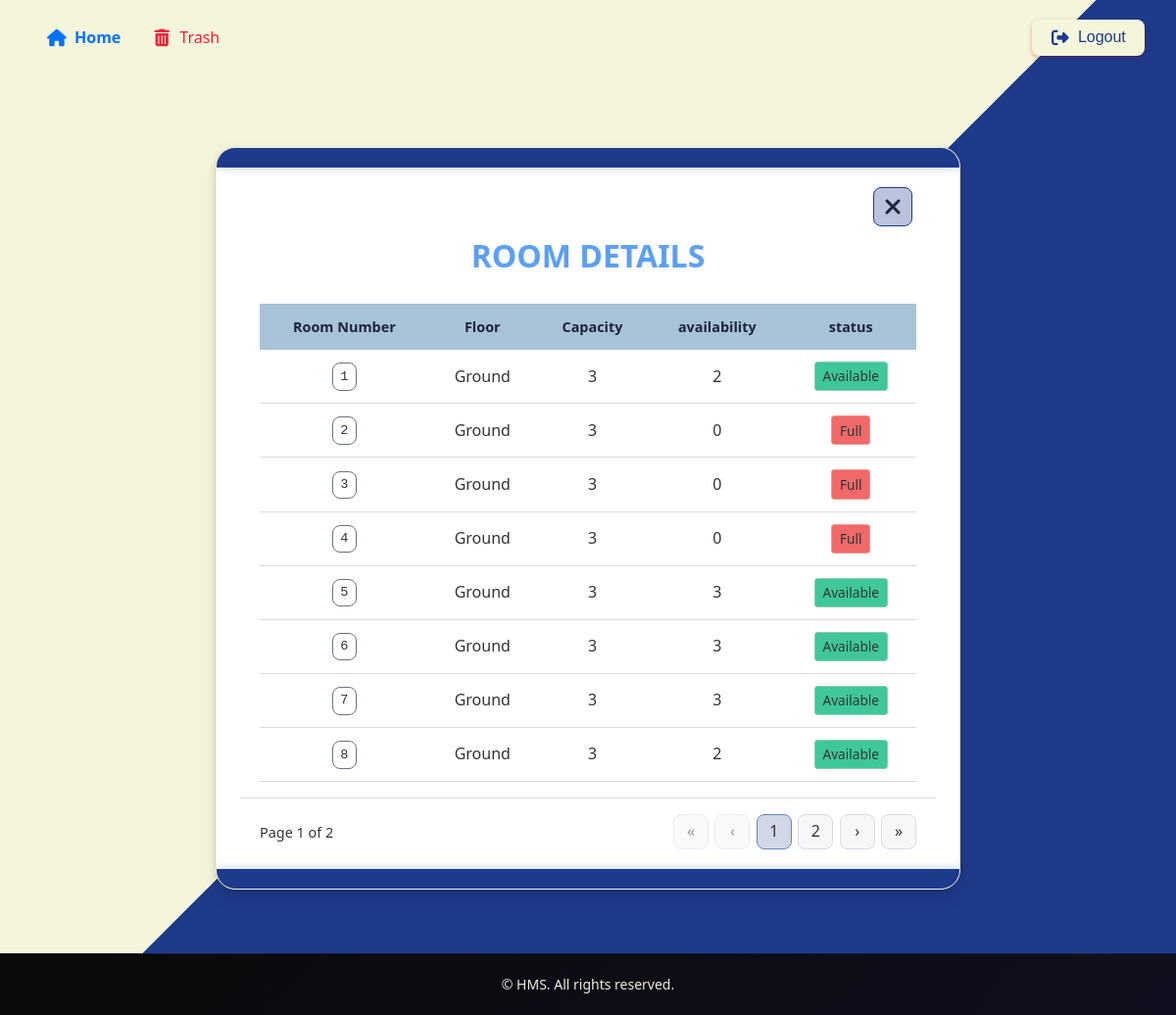
The page /roomList (signed in) on the database its author committed.
### hostel/models.py (models this page shows, shortened)
class Room(models.Model):
    room_number = models.SmallIntegerField(unique=True)
    floor_choices = [('Ground','Ground'),('First','First')]
    floor = models.CharField(max_length=50, choices=floor_choices)
    capacity = models.PositiveIntegerField(default=3)

### hostel/views.py (the view)
# urls.py: path('roomList',views.room_list,name='room_list'),
@group_required('warden', login_url='access_denied')
def room_list(request):
    rooms = Room.objects.all()
    room_data = []
    for room in rooms:
        allotted_count = room.allotment_set.count()
        available = room.capacity - allotted_count
        room_data.append({
            'room_number': room.room_number,
            'capacity': room.capacity,
            'available': available,
            'floor': room.floor
        })
    paginator = Paginator(room_data, 8)
    page_number = request.GET.get('page')
    page_obj = paginator.get_page(page_number)
    context = {'page_obj': page_obj}
    return render(request, "hostel/roomList.html", context)

### hostel/context_processors.py (called while the page is built)
def group_processor(request):
    if request.user.is_authenticated:
        is_warden_group = request.user.groups.filter(name='warden').exists()
        is_secretary_group = request.user.groups.filter(name='secretary').exists()  # Adjust as needed
    else:
        is_warden_group = False
        is_secretary_group = False
    return {
        'is_warden_group': is_warden_group,
        'is_secretary_group': is_secretary_group,
    }

### hostel/templates/hostel/roomList.html (shortened to what this page needs)
{% extends 'hostel/base.html' %}
{% load static %}
{% block style %}
<link rel="stylesheet" href="{% static 'styles/roomlist.css' %}">
{% endblock %}
{% block content %}
<section class="main">
    <div class="wrap">
        <div class="card">
            <div class="card-header">
                <div class="title-wrap">
                    <div class="header-links">
                        <a href="{% url 'room_dashboard' %}" class="icon-close" title="Back to Rooms">
                            <i class="fas fa-times"></i>
                        </a>
                    </div>
                    <h1 class="card-title">Room Details</h1>
                </div>
            </div>
            <div class="table-wrap">
                <table aria-describedby="page-title">
                    <thead>
                        <tr>
                            <th scope="col">Room Number</th>
                            <th scope="col">Floor</th>
                            <th scope="col">Capacity</th>
                            <th scope="col">availability</th>
                            <th scope="col">status</th>
                        </tr>
                    </thead>
                    <tbody>
                        {% for room in page_obj %}
                        <tr>
                            <td data-label="Room"><span class="badge">{{ room.room_number }}</span></td>
                            <td data-label="Floor">{{ room.floor }}</td>
                            <td data-label="Capacity">{{ room.capacity }}</td>
                            <td data-label="availability">{{ room.available}}</td>
                            <td data-label="Status">
                                <span class="chip {% if room.available > 0 %}good{% else %}bad{% endif %}">
                                    {% if room.available > 0 %}Available{% else %}Full{% endif %}
                                </span>
                            </td>
                        </tr>
                        {% endfor %}
                    </tbody>
                </table>
            </div>
            <nav class="pagination" role="navigation" aria-label="Pagination">
                <div class="muted-small">
                    <span>Page {{ page_obj.number }} of {{ page_obj.paginator.num_pages }}</span>
                </div>
                <div class="pager">
                    {% if page_obj.has_previous %}
                        <a href="?page=1" class="page-btn" aria-label="First page">«</a>
                        <a href="?page={{ page_obj.previous_page_number }}" class="page-btn" aria-label="Previous page">‹</a>
                    {% else %}
                        <span class="page-btn" disabled>«</span>
                        <span class="page-btn" disabled>‹</span>
                    {% endif %}
                    {% for num in page_obj.paginator.page_range %}
                        {% if page_obj.number == num %}
                            <span class="page-btn current" aria-current="page">{{ num }}</span>
                        {% else %}
                            <a href="?page={{ num }}" class="page-btn" aria-label="Page {{ num }}">{{ num }}</a>
                        {% endif %}
                    {% endfor %}
                    {% if page_obj.has_next %}
                        <a href="?page={{ page_obj.next_page_number }}" class="page-btn" aria-label="Next page">›</a>
                        <a href="?page={{ page_obj.paginator.num_pages }}" class="page-btn" aria-label="Last page">»</a>
                    {% else %}
                        <span class="page-btn" disabled>›</span>
                        <span class="page-btn" disabled>»</span>
                    {% endif %}
                </div>
            </nav>
        </div>
    </div>
</section>
{% endblock %}

### hostel/static/styles/base.css (style rules this page uses)
* { margin: 0; padding: 0; box-sizing: border-box; }
html, body { height: 100%; }
body { font-family: "Segoe UI", Tahoma, Geneva, Verdana, sans-serif; line-height: 1.6; color: #333; background-color: white; display: flex; flex-direction: column; padding-top: 70px; }

### rows shown on the page
Room: floor "Ground"
Room: floor "Ground"
Room: floor "Ground"
Room: floor "Ground"
Room: floor "Ground"
Room: floor "Ground"
Room: floor "Ground"
Room: floor "Ground"

### other values the page prints
{{ room.room_number }} "1" "2" "3" "4" "5" "6" "7" "8"
{{ room.capacity }} "3" "3" "3" "3" "3" "3" "3" "3"
{{ room.available }} "2" "0" "0" "0" "3" "3" "3" "2"
{{ page_obj.number }} "1"
{{ page_obj.paginator.num_pages }} "2"
{{ num }} "1"
{{ num }} "2"
